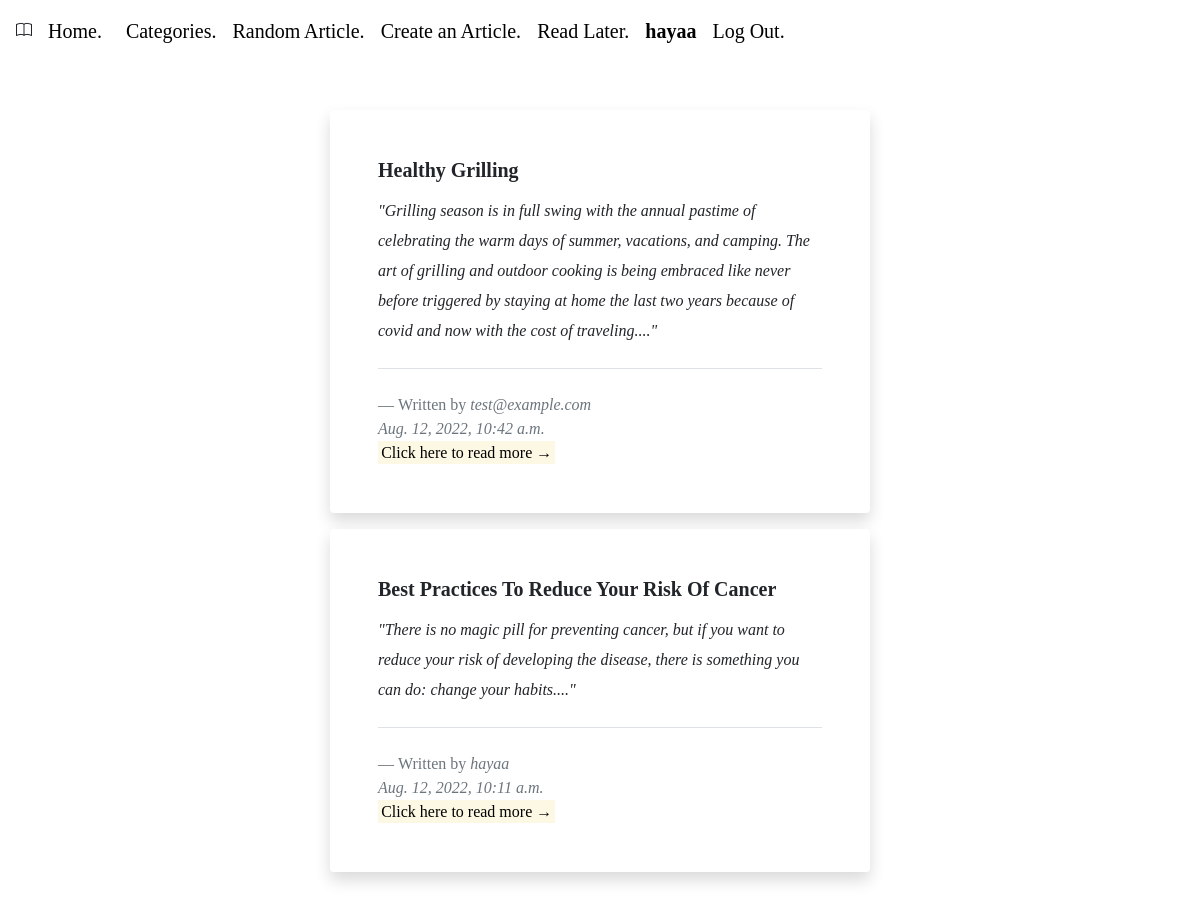
/category/2 (signed in), run on the app's committed database.
### final/models.py (models this page shows, shortened)
class User(AbstractUser):
    pass

class Article(models.Model):
    title = models.CharField(max_length=1000)
    author = models.ForeignKey(User, on_delete=models.CASCADE, related_name="articles")
    brief = models.TextField()
    text = models.TextField()
    date = models.DateTimeField(auto_now_add=True)
    category = models.ForeignKey(Categories, on_delete=models.CASCADE, blank=True, null=True, related_name="categories")
    read_later = models.ManyToManyField(User, blank=True, related_name="read_later")

### final/views.py (the view)
# urls.py: path("category/<int:category_id>", views.category, name="category"),
def category(request, category_id):
    category = Categories.objects.get(pk=category_id)
    articles = Article.objects.filter(category=category).order_by('-date')
    return render(request, "final/category.html", {
        "articles": articles
    })

### final/templates/final/category.html (shortened to what this page needs)
{% extends "final/layout.html" %}
{% load static %}
{% block body %}
   <section class="py-5">
    <div class="container">
    {% for article in articles %}
        <div class="row">
            <div class="col-lg-6 mx-auto" onclick="this.querySelector('a').click(); return true;">
                <blockquote class="blockquote blockquote-custom bg-white p-5 shadow rounded">
                    <h5 class="card-title"><b>{{ article.title }}</b></h5>
                    <p class="mb-0 mt-2 font-italic"><small>"{{ article.brief }}..."</small></p>
                    <footer class="blockquote-footer pt-4 mt-4 border-top">Written by
                        <cite title="Source Title">{{ article.author }}</cite>
                        <br>
                        <cite title="Source Title">{{ article.date }}</cite>
                        <br>
                        <a  class="text-decoration-none text-dark" href="{% url 'article' article.id %}"><mark>Click here to read more →</mark></a>
                    </footer>
                </blockquote>
            </div>
        </div>
        {% endfor %}
    </div>
</section>
{% endblock %}

### final/templates/final/layout.html (shortened to what this page needs)
{% load static %}
<!DOCTYPE html>
<html lang="en">
    <head>
        <link href="https://cdn.jsdelivr.net/npm/bootstrap@5.2.0/dist/css/bootstrap.min.css" rel="stylesheet">
        <link rel="stylesheet" href="https://stackpath.bootstrapcdn.com/bootstrap/4.4.1/css/bootstrap.min.css">
        <link rel="stylesheet" href="{% static 'final/styles.css' %}">
        <link rel="stylesheet" href="https://cdn.jsdelivr.net/npm/bootstrap-icons@1.9.1/font/bootstrap-icons.css">
        <link rel="stylesheet" href="https://cdnjs.cloudflare.com/ajax/libs/font-awesome/4.7.0/css/font-awesome.min.css">
    </head>
    <body>
      <nav class="navbar navbar-expand-lg">
        <i class="bi bi-book"></i>
        <a class="nav-link" href="{% url 'index' %}">Home.</a>
        <div>
          <ul class="navbar-nav">
            <li class="nav-item">
              <a class="nav-link" href="{% url 'categories' %}">Categories.</a>
            </li>
            <li class="nav-item">
              <a class="nav-link" href="{% url 'random' %}">Random Article.</a>
            </li>
            {% if user.is_authenticated %}
                <li class="nav-item">
                    <a class="nav-link" href="{% url 'new_article' %}">Create an Article.</a>
                </li>
                <li class="nav-item">
                  <a class="nav-link" href="{% url 'read_later' %}">Read Later.</a>
              </li>
              <li class="nav-item">
                <a class="nav-link" href="#"><strong>{{ user.username }}</strong></a>
            </li>
                <li class="nav-item">
                    <a class="nav-link" href="{% url 'logout' %}">Log Out.</a>
                </li>
            {% endif %}
          </ul>
        </div>
      </nav>
        <div class="container-fluid">
            {% block body %}
            {% endblock %}
        </div>
    </body>
</html>

### final/static/final/styles.css (style rules this page uses)
body { font-family: 'Times New Roman', serif; background-color: white; background-size: 100%; }
.nav-link { color: black; font-size: 20px; }

### data on the page
User: username "hayaa"
Article: title "Healthy Grilling", brief "Grilling season is in full swing with the annual pastime of celebrating the warm days of summer, vacations, and camping. The art of grilling and outdoor cooking is being embraced like never before triggered by staying at home the last two years because of covid and now with the cost of traveling.", author "test@example.com", date "Aug. 12, 2022, 10:42 a.m."
Article: title "Best Practices To Reduce Your Risk Of Cancer", brief "There is no magic pill for preventing cancer, but if you want to reduce your risk of developing the disease, there is something you can do: change your habits.", author "hayaa", date "Aug. 12, 2022, 10:11 a.m."
